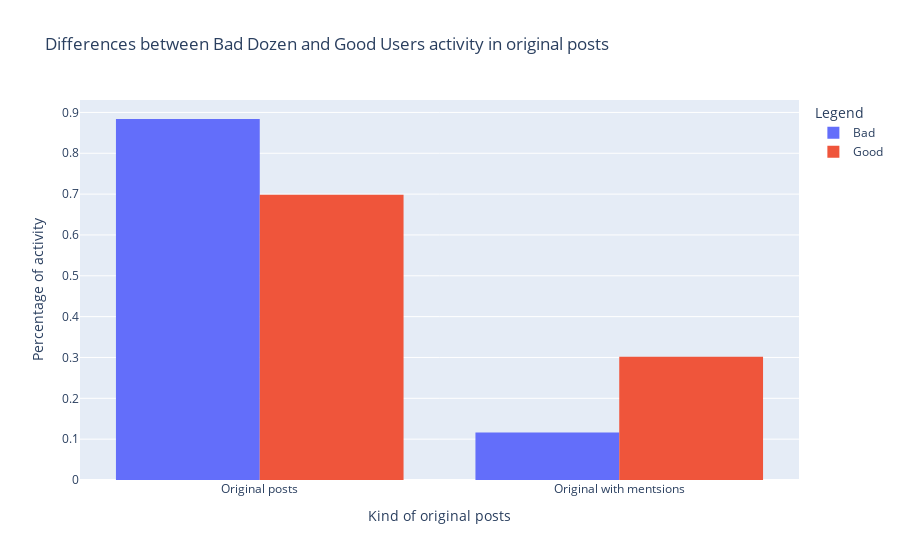

Source (notebook cell):
### Markdown cell above
# Original
<a id="original"/>

### Code cell
diff = len_original_bad - len_mentions_bad
bad_values = [(diff/len_original_bad), (len_mentions_bad/len_original_bad)]
diff = len_original_good - len_mentions_good
good_values = [(diff/len_original_good), (len_mentions_good/len_original_good)]
labels = ["Original posts", "Original with mentsions"]

fig = go.Figure()
fig.add_trace(go.Histogram(histfunc="sum", y=bad_values, x=labels, name="Bad"))
fig.add_trace(go.Histogram(histfunc="sum", y=good_values, x=labels, name="Good"))
fig.update_layout(
    title="Differences between Bad Dozen and Good Users activity in original posts",
    xaxis_title="Kind of original posts",
    yaxis_title="Percentage of activity",
    legend_title="Legend")
fig.show()

### Figure 1 — Plotly figure (JSON) as saved in the notebook; plotly's stock layout.template omitted (floating-point values rounded to 4 significant figures)
{"data": [{"histfunc": "sum", "name": "Bad", "type": "histogram", "x": ["Original posts", "Original with mentsions"], "y": [0.8839, 0.1161]}, {"histfunc": "sum", "name": "Good", "type": "histogram", "x": ["Original posts", "Original with mentsions"], "y": [0.6985, 0.3015]}], "layout": {"legend": {"title": {"text": "Legend"}}, "title": {"text": "Differences between Bad Dozen and Good Users activity in original posts"}, "xaxis": {"title": {"text": "Kind of original posts"}}, "yaxis": {"title": {"text": "Percentage of activity"}}}}
